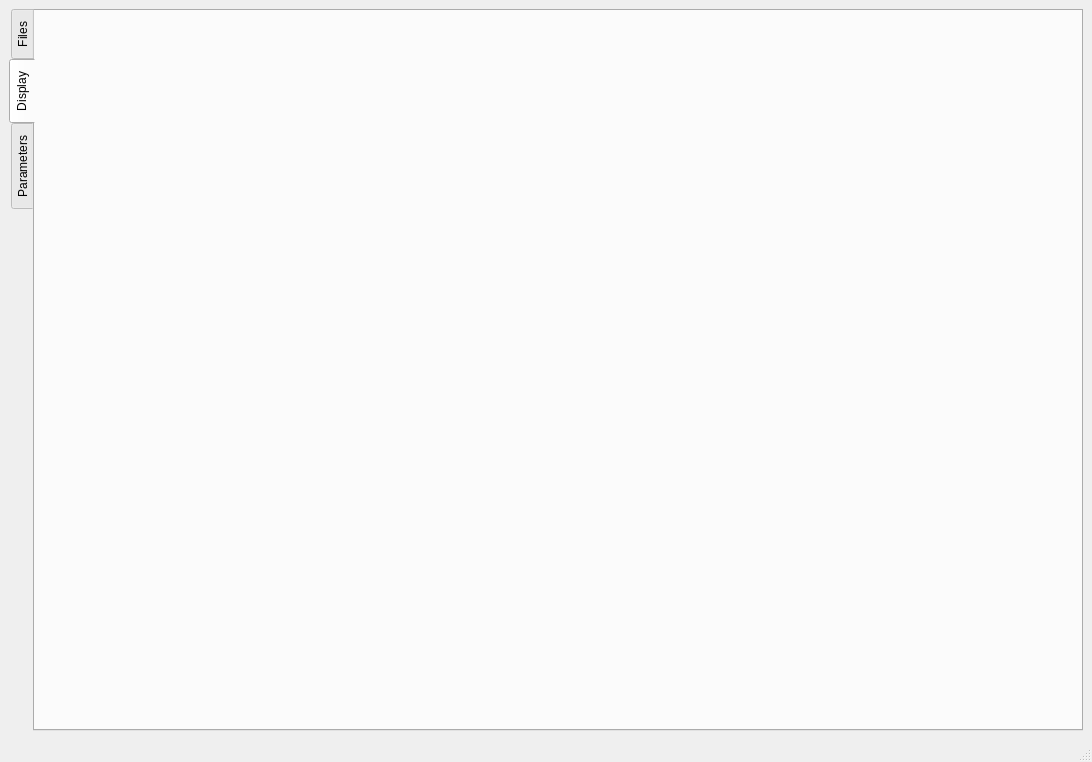
<?xml version="1.0" encoding="UTF-8"?>
<ui version="4.0">
 <class>MainWindow</class>
 <widget class="QMainWindow" name="MainWindow">
  <property name="geometry">
   <rect>
    <x>0</x>
    <y>0</y>
    <width>1092</width>
    <height>762</height>
   </rect>
  </property>
  <property name="windowTitle">
   <string>MainWindow</string>
  </property>
  <widget class="QWidget" name="centralwidget">
   <layout class="QGridLayout" name="gridLayout">
    <item row="0" column="0">
     <widget class="QTabWidget" name="tabWidget">
      <property name="tabPosition">
       <enum>QTabWidget::West</enum>
      </property>
      <property name="currentIndex">
       <number>1</number>
      </property>
      <widget class="QWidget" name="files">
       <attribute name="title">
        <string>Files</string>
       </attribute>
       <layout class="QGridLayout" name="gridLayout_4">
        <item row="0" column="0">
         <widget class="QTableWidget" name="tablePath">
          <column>
           <property name="text">
            <string>Path</string>
           </property>
          </column>
         </widget>
        </item>
        <item row="1" column="1">
         <widget class="QPushButton" name="removePath">
          <property name="maximumSize">
           <size>
            <width>151</width>
            <height>34</height>
           </size>
          </property>
          <property name="text">
           <string>Remove</string>
          </property>
         </widget>
        </item>
        <item row="2" column="0">
         <widget class="QTextEdit" name="textPathAdd">
          <property name="maximumSize">
           <size>
            <width>16777215</width>
            <height>31</height>
           </size>
          </property>
         </widget>
        </item>
        <item row="2" column="1">
         <widget class="QPushButton" name="addPath">
          <property name="maximumSize">
           <size>
            <width>151</width>
            <height>34</height>
           </size>
          </property>
          <property name="text">
           <string>Add path</string>
          </property>
         </widget>
        </item>
        <item row="3" column="1">
         <widget class="QPushButton" name="startButton">
          <property name="maximumSize">
           <size>
            <width>151</width>
            <height>33</height>
           </size>
          </property>
          <property name="text">
           <string>Start tracking</string>
          </property>
         </widget>
        </item>
       </layout>
      </widget>
      <widget class="QWidget" name="displayPanel">
       <attribute name="title">
        <string>Display</string>
       </attribute>
       <layout class="QGridLayout" name="gridLayout_2">
        <item row="0" column="0">
         <widget class="QLabel" name="display">
          <property name="minimumSize">
           <size>
            <width>524</width>
            <height>0</height>
           </size>
          </property>
          <property name="maximumSize">
           <size>
            <width>524</width>
            <height>650</height>
           </size>
          </property>
          <property name="text">
           <string/>
          </property>
         </widget>
        </item>
        <item row="0" column="1">
         <widget class="QLabel" name="display2">
          <property name="maximumSize">
           <size>
            <width>524</width>
            <height>650</height>
           </size>
          </property>
          <property name="text">
           <string/>
          </property>
         </widget>
        </item>
       </layout>
      </widget>
      <widget class="QWidget" name="parameters">
       <attribute name="title">
        <string>Parameters</string>
       </attribute>
       <layout class="QGridLayout" name="gridLayout_3">
        <item row="0" column="0">
         <widget class="QTableWidget" name="tableParameters">
          <property name="sortingEnabled">
           <bool>false</bool>
          </property>
          <column>
           <property name="text">
            <string>Parameter</string>
           </property>
          </column>
          <column>
           <property name="text">
            <string>Value</string>
           </property>
          </column>
          <column>
           <property name="text">
            <string>Description</string>
           </property>
           <property name="font">
            <font>
             <pointsize>11</pointsize>
            </font>
           </property>
          </column>
         </widget>
        </item>
       </layout>
      </widget>
     </widget>
    </item>
   </layout>
  </widget>
  <widget class="QStatusBar" name="statusbar"/>
 </widget>
 <resources>
  <include location="resources.qrc"/>
 </resources>
 <connections/>
</ui>
